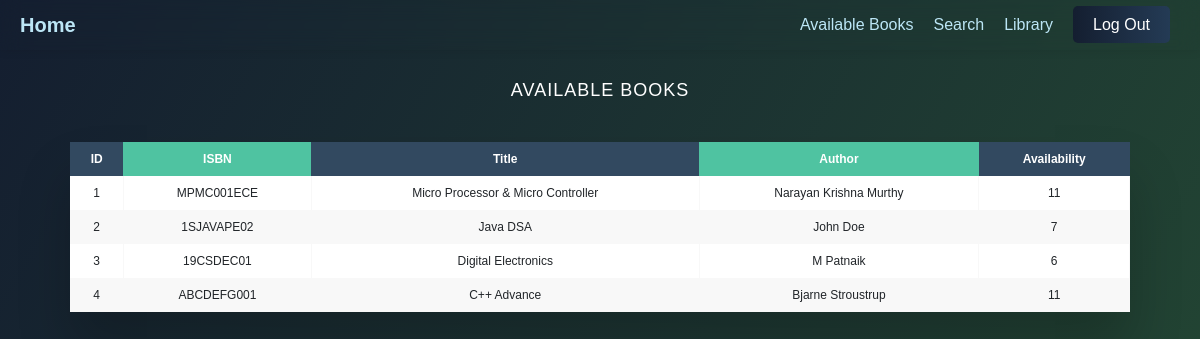
Screenshot of /avail_books with the database file from the repository.
### tables this page shows
CREATE TABLE books (
        id INTEGER PRIMARY KEY AUTOINCREMENT,
        ISBN TEXT UNIQUE NOT NULL,
        title TEXT NOT NULL,
        author TEXT NOT NULL,
        availability INTEGER DEFAULT 0
    );

### app.py (the view)
@app.route('/avail_books')
def top_books():
    conn = sqlite3.connect('library.db')
    cur = conn.cursor()
    cur.execute('SELECT * FROM books')
    books = cur.fetchall()
    return render_template("recommend/top_books.html", books=books)

### templates/recommend/top_books.html (shortened to what this page needs)
<!DOCTYPE html>
<html lang="en">
<head>
    <link href="https://cdn.jsdelivr.net/npm/bootstrap@5.1.3/dist/css/bootstrap.min.css" rel="stylesheet"
>
</head>
<body>
    {% include 'navbar.html' %}
    <h2>Available Books</h2>
    <div class="table-wrapper">
        <table class="fl-table">
            <thead>
                <tr>
                    <th>ID</th>
                    <th>ISBN</th>
                    <th>Title</th>
                    <th>Author</th>
                    <th>Availability</th>
                </tr>
            </thead>
            <tbody>
                {% for book in books %}
                <tr>
                    <td>{{ book[0] }}</td>
                    <td>{{ book[1] }}</td>
                    <td>{{ book[2] }}</td>
                    <td>{{ book[3] }}</td>
                    <td>{{ book[4] }}</td>
                </tr>
                {% endfor %}
            </tbody>
        </table>
    </div>
</body>
</html>

### templates/recommend/top_books.html (style rules this page uses)
* { box-sizing: border-box; -webkit-box-sizing: border-box; -moz-box-sizing: border-box; }
body { font-family: Helvetica; -webkit-font-smoothing: antialiased; background: linear-gradient(120deg, #141e30, #243); margin: 0px; padding: 0px; }
h2 { text-align: center; font-size: 18px; text-transform: uppercase; letter-spacing: 1px; color: white; padding: 30px 0; }
.table-wrapper { margin: 10px 70px 70px; box-shadow: 0px 35px 50px rgba(0, 0, 0, 0.2); }
.fl-table { border-radius: 5px; font-size: 12px; font-weight: normal; border: none; border-collapse: collapse; width: 100%; max-width: 100%; white-space: nowrap; background-color: white; }
.fl-table td, .fl-table th { text-align: center; padding: 8px; }
.fl-table td { border-right: 1px solid #f8f8f8; font-size: 12px; }
.fl-table thead th { color: #ffffff; background: #4FC3A1; }
.fl-table thead th:nth-child(odd) { color: #ffffff; background: #324960; }
.fl-table tr:nth-child(even) { background: #F8F8F8; }

### templates/navbar.html (style rules this page uses)
body { margin: 0; padding: 0; background-color: #ffffff; }

### rows the page displays
books: id "1", ISBN "MPMC001ECE", title "Micro Processor & Micro Controller", author "Narayan Krishna Murthy", availability "11"
books: id "2", ISBN "1SJAVAPE02", title "Java DSA", author "John Doe", availability "7"
books: id "3", ISBN "19CSDEC01", title "Digital Electronics", author "M Patnaik", availability "6"
books: id "4", ISBN "ABCDEFG001", title "C++ Advance", author "Bjarne Stroustrup", availability "11"
